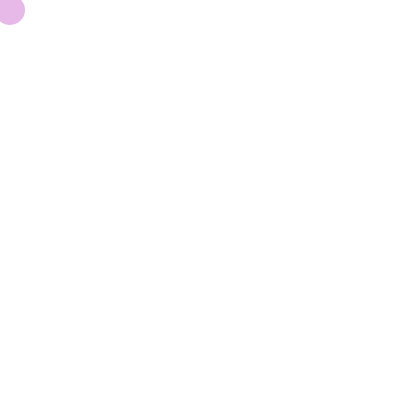
Frame 1 (no input)
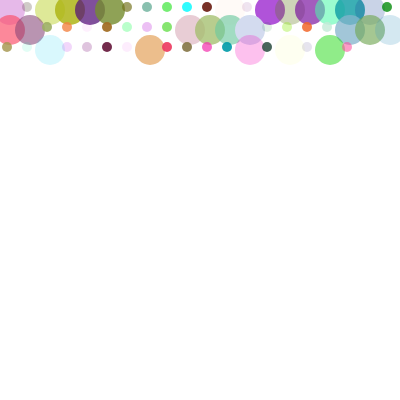
Frame 60 (no input)
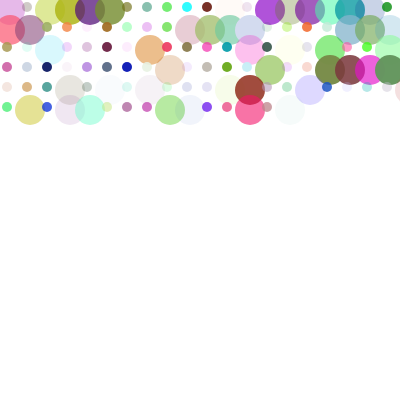
Frame 120 (the mouse pressed at the canvas centre since frame 60)

The p5.js sketch that drew these frames (run headless with seeded random() and noise() and a simulated clock; from frame 60 on, the mouse is pressed at the canvas centre):

// p5.js sketch
// ── sketch.js
var x = 0;
var y = 0;

function setup() {
  createCanvas(400, 400);
  background(255);
  noStroke();
}

function draw() {

  fill(random(255), random(255), random(255), random(255) );
  if (random(1) > 0.5) {
    ellipse(x+10, y+10, 30, 30);
  }
  else {
    ellipse(x+7, y+7, 10, 10);
  }

  x += 20;
  
  //se esce dalla larghezza della pagina rinizia una nuova linea
  if (x > width) {
    x = 0;
    y += 20;
  }

  //se esce dalla lunghezza della pagina azzera e ricomincia dall'inizio
  if (y > height) {
    background (255);
    x = 0;
    y = 0;
  }
}
